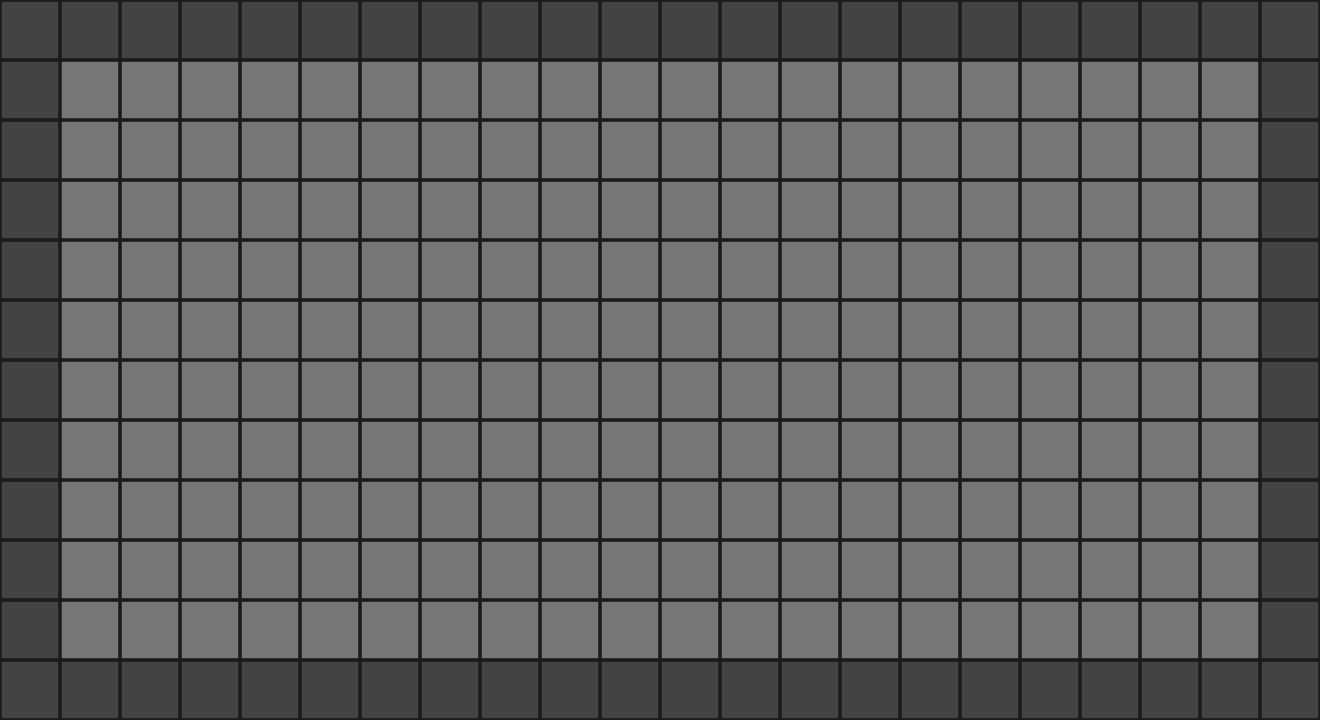

Below is a game level as drawn by its tile map, then a one-line description and the .tmx file that defines it, in full:
An orthogonal 22x12 tile map with 60x60 px tiles, 1 tile layer (Capa de Patrones 1) and 8 objects.

<map version="1.2" tiledversion="1.2.2" orientation="orthogonal" renderorder="right-up" width="22" height="12" tilewidth="60" tileheight="60" infinite="0" nextlayerid="7" nextobjectid="16">
 <tileset firstgid="1" name="AssetsTiles" tilewidth="60" tileheight="60" tilecount="216" columns="18">
  <image source="AssetsTiles.png" width="1080" height="720" />
 </tileset>
 <layer id="1" name="Capa de Patrones 1" width="22" height="12">
  <data encoding="csv">
38,38,38,38,38,38,38,38,38,38,38,38,38,38,38,38,38,38,38,38,38,38,
38,37,37,37,37,37,37,37,37,37,37,37,37,37,37,37,37,37,37,37,37,38,
38,37,37,37,37,37,37,37,37,37,37,37,37,37,37,37,37,37,37,37,37,38,
38,37,37,37,37,37,37,37,37,37,37,37,37,37,37,37,37,37,37,37,37,38,
38,37,37,37,37,37,37,37,37,37,37,37,37,37,37,37,37,37,37,37,37,38,
38,37,37,37,37,37,37,37,37,37,37,37,37,37,37,37,37,37,37,37,37,38,
38,37,37,37,37,37,37,37,37,37,37,37,37,37,37,37,37,37,37,37,37,38,
38,37,37,37,37,37,37,37,37,37,37,37,37,37,37,37,37,37,37,37,37,38,
38,37,37,37,37,37,37,37,37,37,37,37,37,37,37,37,37,37,37,37,37,38,
38,37,37,37,37,37,37,37,37,37,37,37,37,37,37,37,37,37,37,37,37,38,
38,37,37,37,37,37,37,37,37,37,37,37,37,37,37,37,37,37,37,37,37,38,
38,38,38,38,38,38,38,38,38,38,38,38,38,38,38,38,38,38,38,38,38,38
</data>
 </layer>
 <objectgroup id="6" name="Paredes">
  <object id="8" x="0" y="0" width="60" height="720" />
  <object id="9" x="60" y="660" width="1260" height="60" />
  <object id="10" x="1260" y="420" width="60" height="240" />
  <object id="11" x="1262" y="360" width="60" height="60" />
  <object id="12" x="1260" y="300" width="60" height="60" />
  <object id="13" x="1260" y="0" width="60" height="240" />
  <object id="14" x="1260" y="240" width="60" height="60" />
  <object id="15" x="60" y="0" width="1200" height="60" />
 </objectgroup>
</map>
